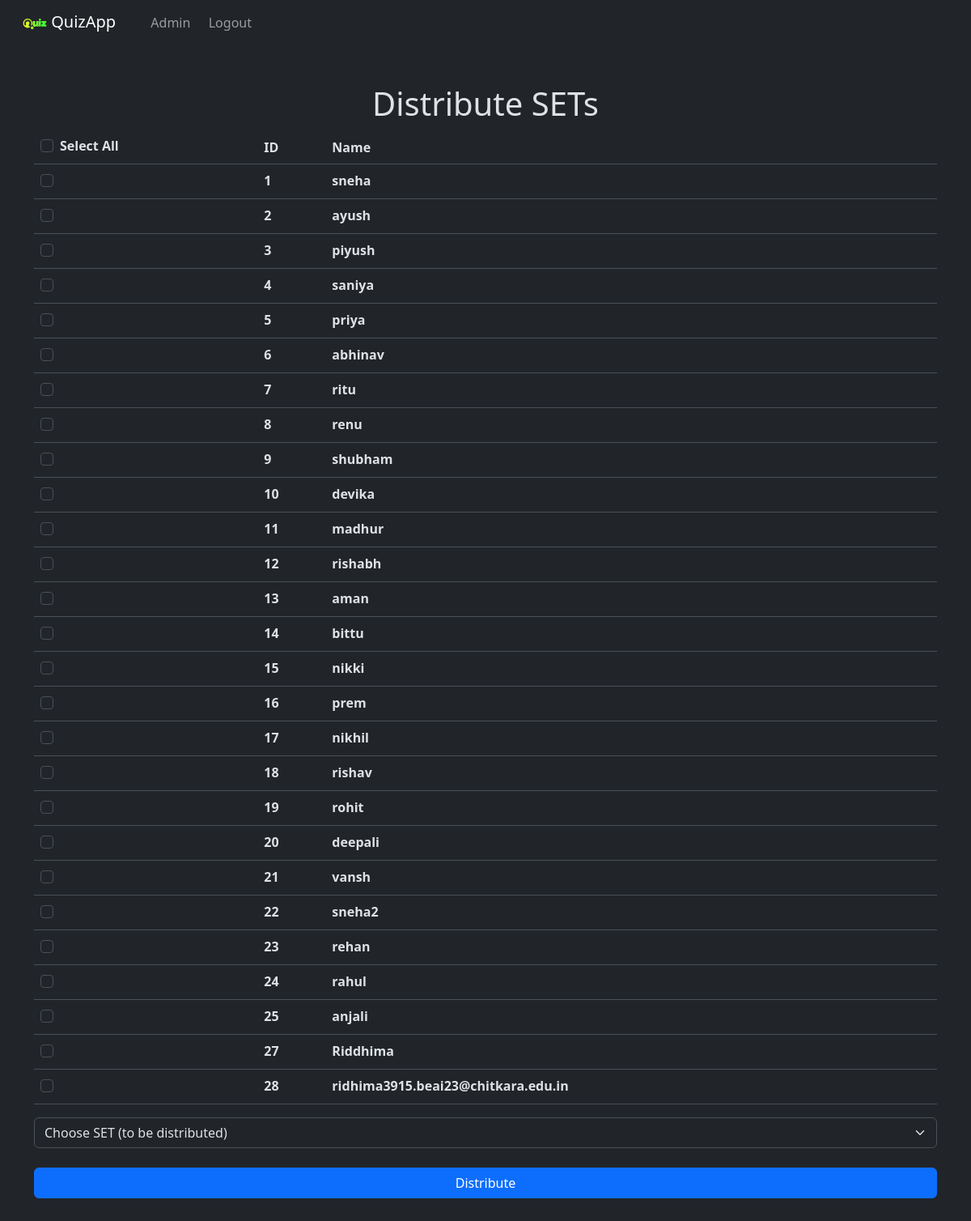
Page /admin/distribute_sets (signed in) on the committed database.
### quiz_app/models.py (models this page shows, shortened)
class User(UserMixin, db.Model):
    id = db.Column(db.Integer, primary_key=True)
    name = db.Column(db.String, nullable=False, unique=True)
    password = db.Column(db.String, nullable=False)
    created_at = db.Column(db.DateTime, nullable=False, default=datetime.utcnow)
    questions = db.relationship("Question", backref="creator")
    is_admin = db.Column(db.Boolean, default=False)
    result = db.relationship("Result", backref="user")
    question_set = db.Column(db.Integer, db.ForeignKey("questionset.id"), nullable=True)

### quiz_app/routes.py (the view, shortened to what this page needs)
@main.route("/admin/distribute_sets", methods=["GET", "POST"])
@login_required
def admin_distribute_sets():
    if current_user.is_admin:
        return render(
            "admin/distribute_sets.html",
            sets = models.QuestionSet.query.all(),
            users = models.User.query.filter_by(
                question_set = None,
                is_admin=False
            ).all()
        )
    else:
        flash("You are not an admin, so you can't access this page", "warning")
        return redirect(url_for("main.index"))

### app.py (called while the page is built)
@login_manager.user_loader
def load_user(user_id):
    return User.query.get(user_id)

### templates/admin/distribute_sets.html (shortened to what this page needs)
{% extends 'layout.html' %}
{% block body %}
  <h1 class="text-center">
    Distribute SETs
  </h1>
  <form action="{{ url_for('main.admin_distribute_sets') }}" method="post">
  <table class="table">
  <thead>
    <tr>
      <th scope="col">
        <div class="form-check">
          <input class="form-check-input" type="checkbox" value="" id="flexCheckDefault" onchange="checkAll(this)">
          <label class="form-check-label" for="flexCheckDefault">
            Select All
          </label>
          </div>
      </th>
      <th scope="col">ID</th>
      <th scope="col">Name</th>
    </tr>
  </thead>
  <tbody>
    {% for user in users %}
    <tr>
      <th scope="row">
        <div class="form-check">
          <input class="form-check-input" type="checkbox" name="u{{user.id}}">
        </div>
      </th>
      <th>{{ user.id }}</th>
      <th>{{ user.name }}</th>
    </tr>
    {% endfor %}
  </tbody>
</table>
<select class="form-select" name="set" required>
    <option selected disabled value=''>Choose SET (to be distributed)</option>
  </select>
<br>
<button type="submit" class="btn btn-primary w-100">
  Distribute
</button>
</form>
{% endblock %}

### templates/layout.html (shortened to what this page needs)
<!doctype html>
<html lang="en" data-bs-theme="dark">
<head>
  <link href="{{ url_for('static', filename='css/bootstrap.css') }}" rel="stylesheet">
</head>
<body>
  <nav class="navbar navbar-expand-lg navbar-dark bg-dark sticky-top">
    <div class="container-fluid">
      <a class="navbar-brand" href="/">
        <img src="{{ url_for('static', filename='image/logo.png') }}" alt="" width="30" height="30" class="d-inline-block">
        QuizApp
      </a>
      <div class="collapse navbar-collapse" id="navbarNav">
        <ul class="navbar-nav">
          {% if current_user.is_authenticated %}
          {% if current_user.is_admin %}
          <li class="nav-item">
            <a class="nav-link text-center" href="{{ url_for('main.admin') }}">Admin</a>
          </li>
          {% endif %}
          <li class="nav-item">
            <a class="nav-link text-center" href="{{ url_for('main.logout') }}">Logout</a>
          </li>
          {% endif %}
        </ul>
      </div>
    </div>
  </nav>
  <div class="container mt-5 mb-5">
    {% block body %}{% endblock %}
  </div>
</body>
</html>

### templates/layout.html (style rules this page uses)
.navbar .navbar-nav .nav-link { padding: 0.6em; }
.navbar .navbar-brand { padding: 0 0.6em; }
@media only screen and (min-width: 992px) { .navbar { padding: 0; } }
@media only screen and (min-width: 992px) { .navbar .navbar-nav .nav-link { padding: 1em 0.7em; } }

### rows in the picture
User: id "1", name "sneha"
User: id "2", name "ayush"
User: id "3", name "piyush"
User: id "4", name "saniya"
User: id "5", name "priya"
User: id "6", name "abhinav"
User: id "7", name "ritu"
User: id "8", name "renu"
User: id "9", name "shubham"
User: id "10", name "devika"
User: id "11", name "madhur"
User: id "12", name "rishabh"
User: id "13", name "aman"
User: id "14", name "bittu"
User: id "15", name "nikki"
User: id "16", name "prem"
User: id "17", name "nikhil"
User: id "18", name "rishav"
User: id "19", name "rohit"
User: id "20", name "deepali"
User: id "21", name "vansh"
User: id "22", name "sneha2"
User: id "23", name "rehan"
User: id "24", name "rahul"
User: id "25", name "anjali"
User: id "27", name "Riddhima"
User: id "28", name "ridhima3915.beai23@chitkara.edu.in"
